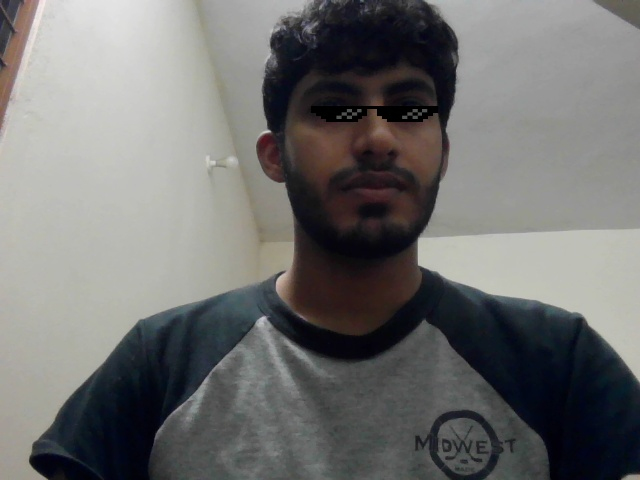
#> input picture Glasses.jpg, 640 x 480 px, given in place of filter.png, which was not available
$ python image.py
#> lines starting #> are read from the running program, lines starting #| are printed output that depends on the picture; pictures that were not available may be replaced by others from this repository, and a replacement may not be noted
import cv2
import numpy as np

# Load the Haar cascade for eye detection
haarcascade_eye = './detect/haarcascade_eye.xml'
eye_cascade = cv2.CascadeClassifier(haarcascade_eye)

# Load the glasses filter with transparency
glasses_filter = cv2.imread('./detect/filter.png', cv2.IMREAD_UNCHANGED)
#> glasses_filter is the input picture: shape (480, 640, 3); mean B, G, R 111.2, 112.1, 112.2

# Load the input image
image_path = './img.jpg'  # Change to your image path
frame = cv2.imread(image_path)
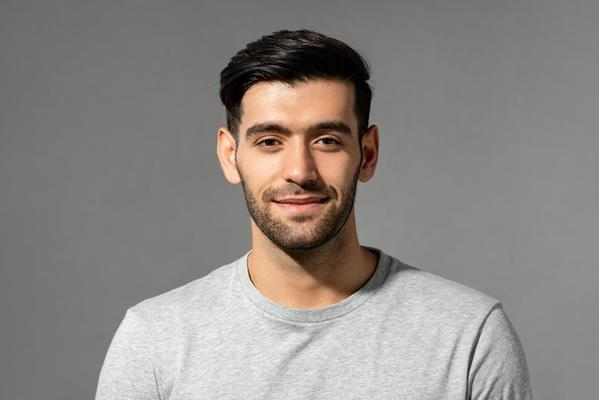
#> input picture img.jpg, 599 x 400 px
#> frame is the input picture: shape (400, 599, 3); mean B, G, R 132.5, 136.3, 141.1

if frame is None:
    raise FileNotFoundError("Image not found. Check the path.")

# Convert image to grayscale for detection
gray = cv2.cvtColor(frame, cv2.COLOR_BGR2GRAY)
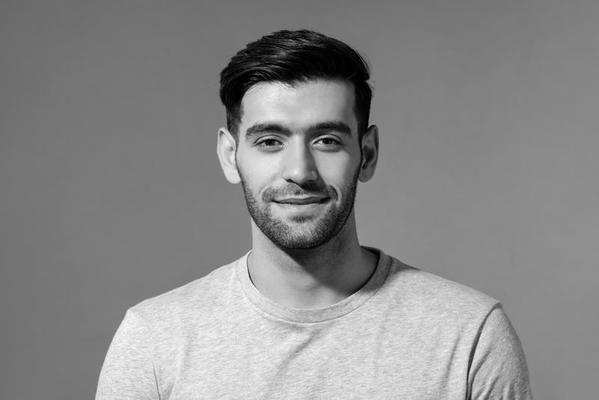
#> gray: shape (400, 599); min 0, max 250, mean 137.4
eyes = eye_cascade.detectMultiScale(gray)
#> eyes = [[248, 119, 41, 41], [301, 116, 47, 47]]

if len(eyes) >= 2:
    eye_x0, eye_y0, eye_w0, eye_h0 = eyes[0]
#> eye_x0 = 248; eye_y0 = 119; eye_w0 = 41; eye_h0 = 41
    eye_x1, eye_y1, eye_w1, eye_h1 = eyes[1]
#> eye_x1 = 301; eye_y1 = 116; eye_w1 = 47; eye_h1 = 47

    x = min(eye_x0, eye_x1)
#> x = 248
    y = min(eye_y0, eye_y1)
#> y = 116
    w = (eye_x1 + eye_w1) - eye_x0
#> w = 100
    h = max(eye_h0, eye_h1)
#> h = 47

    if w > 0 and h > 0:
        glasses_resized = cv2.resize(glasses_filter, (max(1, w + 50), max(1, h + 55)))
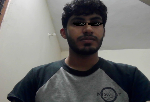
#> glasses_resized: shape (102, 150, 3); mean B, G, R 111.1, 112, 112.1
    else:
        raise ValueError("Invalid dimensions for glasses overlay.")

    x_offset, y_offset = x - 20, y - 20
#> x_offset = 228; y_offset = 96
    h_glasses, w_glasses, _ = glasses_resized.shape
#> h_glasses = 102; w_glasses = 150

    for i in range(h_glasses):
        for j in range(w_glasses):
#> (the run stopped early here; a loop or call above may not have finished)
